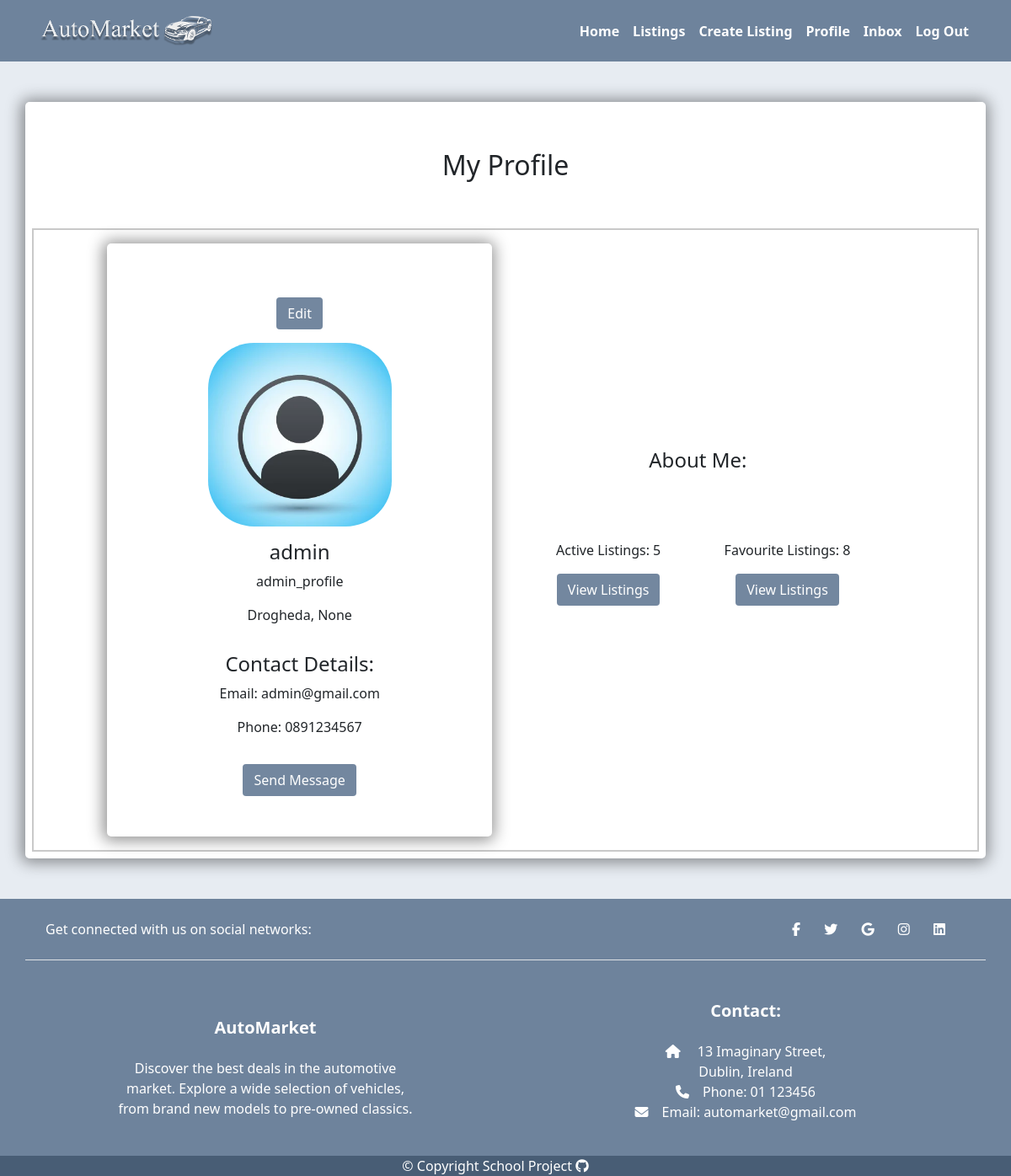
The app's page /users/profile/ (signed in), older data.
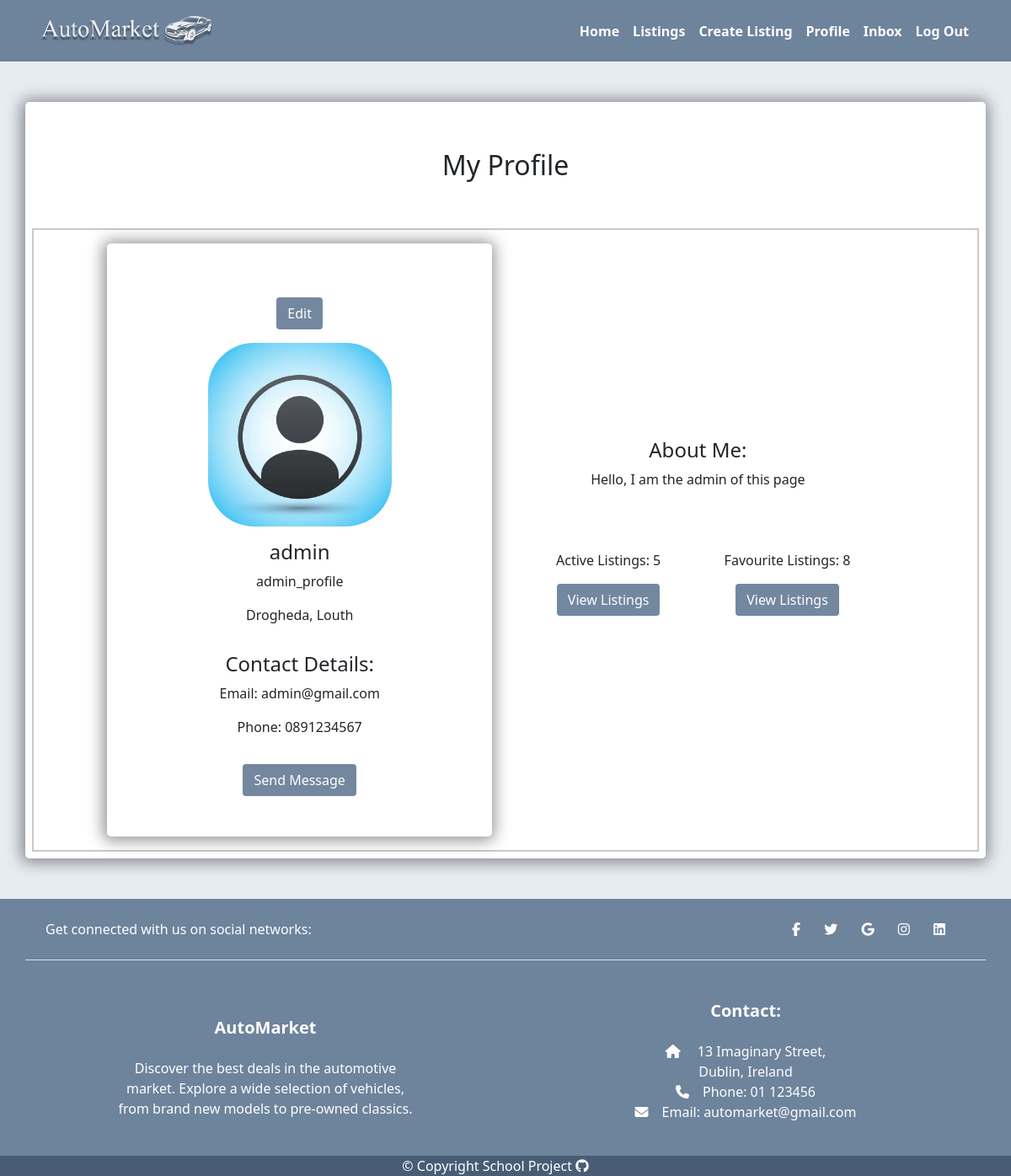
The same page, newer data.
### users/models.py (models this page shows, shortened)
class Profile(models.Model):
    user = models.OneToOneField(
        User, on_delete=models.CASCADE, blank=True, null=True)
    username = models.CharField(max_length=200, blank=True, null=True)
    name = models.CharField(max_length=200, blank=True, null=True)
    email = models.EmailField(max_length=300, blank=True, null=True)
    phone = models.CharField(max_length=100, blank=True, null=True)
    town = models.CharField(max_length=100, blank=True, null=True)
    county = models.CharField(max_length=100, blank=True, null=True)
    profile_image = models.ImageField(
        upload_to='users/', default='users/user-default.webp', blank=True,
        null=True)
    about_me = models.TextField(blank=True, null=True)
    created = models.DateTimeField(auto_now_add=True)
    id = models.UUIDField(default=uuid.uuid4, unique=True,
                          editable=False, primary_key=True)

### users/views.py (the view)
# urls.py: path('profile/', views.profile_page, name='profile'),
@login_required(login_url='login')
def profile_page(request):
    profile = request.user.profile
    context = {
        'profile': profile
    }
    return render(request, 'users/profile_page.html', context)

### users/templates/users/profile_page.html (shortened to what this page needs)
{% extends 'base.html' %}
{% block content %}
<section class="profile">
    <div class="container">
        <div class="row">
            <div class="col-12 mx-auto text-center my-5 p-2 shadow-container">
                <h2 class="py-5">My Profile</h2>
                <div class="container profile-container">
                    <div class="row justify-content-center">
                        <div class="col-12 col-xl-5 my-3 py-5 shadow-container">
                            <a href="#" class="btn blue mt-3 text-white">Edit</a>
                            <div class="row d-flex justify-content-center">
                                <div class="image-container p-3">
                                    <img class="profile-image" src="{{ profile.profile_image.url }}"
                                        alt="user profile image">
                                </div>
                            </div>
                            <h4>{{ profile.name }}</h4>
                            <p>{{ profile.username }}</p>
                            <p>{{ profile.town }}, {{ profile.county }}</p>
                            <div class="row p-3  d-flex flex-column align-items-center">
                                <h4>Contact Details:</h4>
                                <div class="col-12 text-center m-auto">
                                    <p>Email: {{ profile.email }}</p>
                                    <p>Phone: {{ profile.phone }}</p>
                                </div>
                            </div>
                            <a href="#" class="btn blue text-white">Send Message</a>
                        </div>
                        <div class="col-12 col-xl-5 m-3 d-flex flex-column justify-content-center">
                            <div class="row p-3 mt-5">
                                <h4>About Me:</h4>
                                <div class="col px-2">
                                    <p>{{ profile.about_me }} </p>
                                </div>
                            </div>
                            <div class="row p-3 mt-4">
                                <div class="col-12 col-md-6">
                                    <p>Active Listings: 5</p>
                                    <button class="btn blue text-white">View Listings</button>
                                </div>
                                <div class="col-12 col-md-6 mt-3 mt-md-0">
                                    <p>Favourite Listings: 8</p>
                                    <button class="btn blue text-white">View Listings</button>
                                </div>
                            </div>
                            <div class="row p-3 mt-5 justify-content-center">
                            </div>
                        </div>
                    </div>
                </div>
            </div>
        </div>
    </div>
</section>
{% endblock content %}

### templates/base.html (shortened to what this page needs)
<!DOCTYPE html>
{% load static %}
<html lang="en">
<head>
    <link href="https://cdn.jsdelivr.net/npm/bootstrap@5.0.2/dist/css/bootstrap.min.css" rel="stylesheet"
>
    <link rel="stylesheet" href="{% static 'styles/style.css' %}">
</head>
<body>
    <header>
        <nav class="navbar navbar-expand-lg navbar-dark header-nav">
            <div class="container">
                <a href="{% url 'home' %}" class="navbar-brand"><img class="logo" src="{% static 'images/logo1.png' %}"
                        alt="AutoMarket logo"></a>
                <div class="collapse navbar-collapse" id="navbarSupportedContent">
                    <ul class="navbar-nav ms-auto mb-2 mb-lg-0">
                        <li class="nav-item">
                            <a class="nav-link" href="{% url 'home' %}">Home</a>
                        </li>
                        <li class="nav-item">
                            <a class="nav-link" href="#">Listings</a>
                        </li>
                        {% if request.user.is_authenticated %}
                        <li class="nav-item">
                            <a class="nav-link" href="#">Create Listing</a>
                        </li>
                        <li class="nav-item">
                            <a class="nav-link" href="{% url 'profile' %}">Profile</a>
                        </li>
                        <li class="nav-item">
                            <a class="nav-link" href="#">Inbox</a>
                        </li>
                        <li class="nav-item">
                            <a class="nav-link" href="{% url 'logout' %}">Log Out</a>
                        </li>
                        {% else %}
                        <li class="nav-item">
                            <a class="nav-link" href="{% url 'login' %}">LogIn/Sign Up</a>
                        </li>
                        {% endif %}
                    </ul>
                </div>
            </div>
        </nav>
    </header>
    {% block content %}
    {% endblock content%}
    <footer class="text-center text-lg-start" id="footer">
        <div class="container d-flex justify-content-center justify-content-lg-between p-4 border-bottom">
            <div class="me-5 d-none d-lg-block">
                <span>Get connected with us on social networks:</span>
            </div>
            <div id="social-links">
                <a href="#" class="me-4 text-reset">
                    <i class="fab fa-facebook-f"></i>
                </a>
                <a href="#" class="me-4 text-reset">
                    <i class="fab fa-twitter"></i>
                </a>
                <a href="#" class="me-4 text-reset">
                    <i class="fab fa-google"></i>
                </a>
                <a href="#" class="me-4 text-reset">
                    <i class="fab fa-instagram"></i>
                </a>
                <a href="#" class="me-4 text-reset">
                    <i class="fab fa-linkedin"></i>
                </a>
            </div>
        </div>
        <div class="container  mt-5">
            <div class="row mt-3 d-flex align-items-center">
                <div class="col-md-3 col-lg-4 mx-auto mb-4 text-sm-center ">
                    <h5 class="fw-bold mb-4">AutoMarket</h5>
                    <p class="mb-0">
                        Discover the best deals in the automotive market. Explore a wide selection of vehicles, from
                        brand new models to pre-owned classics.
                    </p>
                </div>
                <div class="col-md-3 col-lg-4 mx-auto mb-4 text-sm-center ">
                    <h5 class="fw-bold mb-4">Contact:</h5>
                    <p class="mb-0"><i class="fas fa-home me-3"></i>
                        13 Imaginary Street,
                        <br>
                        Dublin, Ireland
                    </p>
                    <p class="mb-0"><i class="fas fa-phone me-3"></i>Phone: 01 123456</p>
                    <p><i class="fas fa-envelope me-3"></i>Email: automarket@gmail.com</p>
                </div>
            </div>
        </div>
        <div class="text-center copyright">
            <p class="mb-0">&copy; Copyright School Project <a href="" class="me-4 text-reset">
                    <i class="fab fa-github"></i>
                </a></p>
        </div>
    </footer>
</body>
</html>

### static/styles/style.css (style rules this page uses)
:root { --blue-background: rgba(80, 106, 135, 0.8); --dark-blue-background: rgba(63, 84, 108, 0.8); --page-background: rgb(231, 236, 242); --white: #fff; --violet: #7284c9; --light-gray: #c9c9c9; }
body { background-color: rgb(231, 236, 242); }
.header-nav { background-color: var(--blue-background); }
.navbar-dark .navbar-nav .nav-link { color: var(--white); font-weight: 600; }
.navbar-dark .navbar-brand { color: var(--white); }
.logo { height: 47px; }
.shadow-container { background-color: var(--white); border-radius: 5px; box-shadow: -1px 1px 18px 4px rgba(0, 0, 0, 0.42); -webkit-box-shadow: -1px 1px 18px 4px rgba(0, 0, 0, 0.42); -moz-box-shadow: -1px 1px 18px 4px rgba(0, 0, 0, 0.42); }
.shadow-container a { text-decoration: none; color: var(--violet); }
.profile-container { border: 2px solid var(--light-gray); }
.image-container { height: 250px; width: 250px; }
.profile-image { width: 100%; height: auto; border-radius: 25%; }
.blue { background-color: var(--blue-background); }
#footer { background-color: var(--blue-background); color: var(--white); }
#social-links a { text-decoration: none; }
.copyright { background-color: var(--dark-blue-background); }

Row changes from the older to the newer data that the page shows:
changed Profile "admin": county "None" → "Louth"; about_me (not shown) → "Hello, I am the admin of this page"
